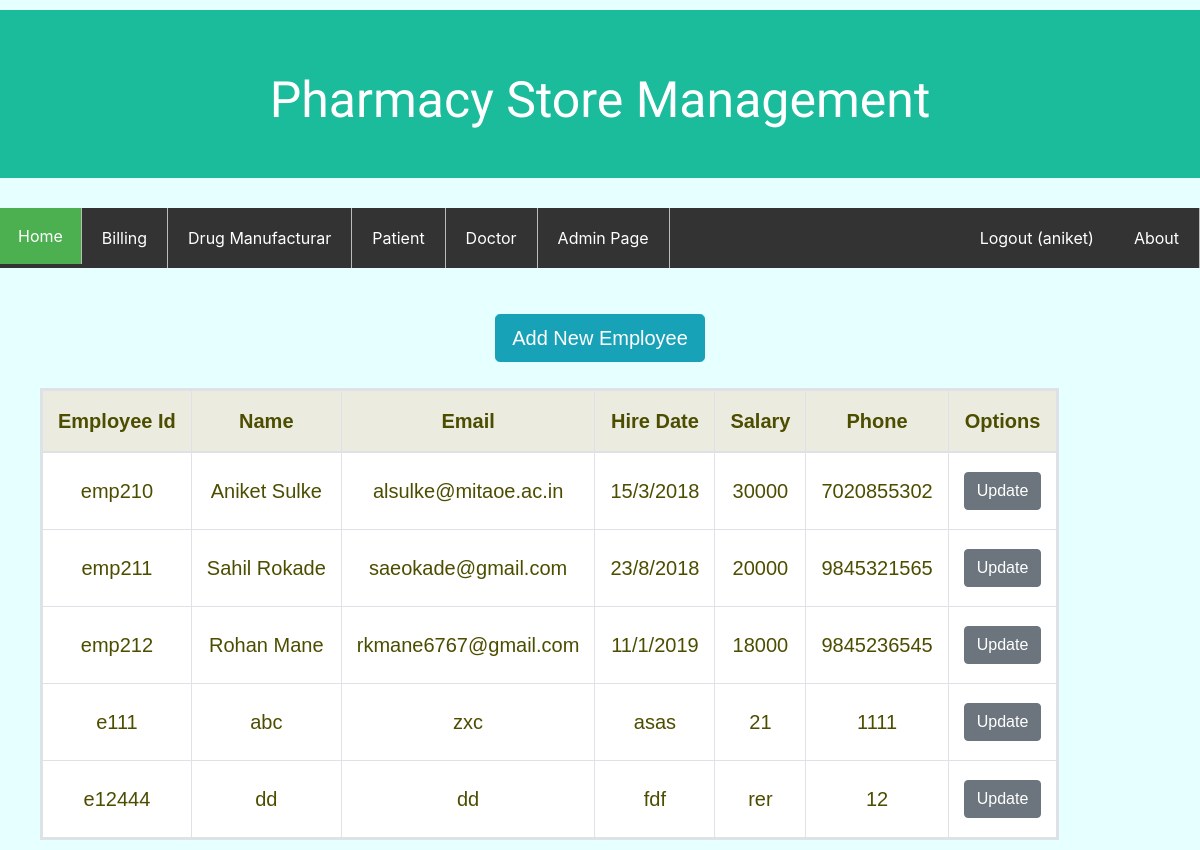
The page /employee/ (signed in) on the database its author committed.
### blog/models.py (models this page shows, shortened)
class employess(models.Model) :
	employee_id = models.CharField(max_length = 10, primary_key = True)
	employee_name = models.CharField(max_length = 25)
	email = models.CharField(max_length = 20)
	hire_date = models.CharField(max_length = 10)
	salary = models.CharField(max_length = 10)
	phone = models.CharField(max_length = 10)

### blog/views.py (the view)
# urls.py: path('employee/', PostListView_e.as_view(), name = 'employee' ),
class PostListView_e(LoginRequiredMixin, ListView) :
	model = employess
	template_name = 'blog/employee.html'
	context_object_name = 'posts_emp'

### blog/templates/blog/employee.html (shortened to what this page needs)
{% extends "blog/base.html"%}
{%block content%}
	<div class="container">
	 <a href="{% url 'employee-view' %}" class="btn btn-info btn-lg mb-3">
           Add New Employee
       </a>
     </div>
		<table class="table-bordered" cellpadding="15" style="background-color: white; border-width: 3px">
			<thead style="background-color: #ebebe0">
				<th>Employee Id</th>
				<th>Name</th>
				<th>Email</th>
				<th>Hire Date</th>
				<th>Salary</th>
				<th>Phone</th>
				<th>Options</th>
			</thead>
			{%for post in posts_emp%}
			<tr>
				<td>{{post.employee_id}}</td>
				<td>{{post.employee_name}}</td>
				<td>{{post.email}}</td>
				<td>{{post.hire_date}}</td>
				<td>{{post.salary}}</td>
				<td>{{post.phone}}</td>
				<td>
					<a class="btn btn-secondary mt-1 mb-1" href="{% url 'employee-update' post.employee_id%}">Update</a><br>
				</td>
			</tr>
			{%endfor%}
		</table>
{%endblock content%}

### blog/templates/blog/base.html (shortened to what this page needs)
{% load static %}
<!DOCTYPE html>
<html>
<head>
    <link rel="stylesheet" href="https://maxcdn.bootstrapcdn.com/bootstrap/4.0.0/css/bootstrap.min.css">
	<link rel="stylesheet" type="text/css" href="{% static 'blog/main.css' %}">
</head>
<body>
	<div class="header">
		<h1>Pharmacy Store Management</h1>
	</div>
	<ul>
	  <li><a class="active" href="{% url 'blog-homepage' %}">Home</a></li>
	  <li><a class="navbar" href="{% url 'bill' %}">Billing</a></li>
	  <li><a class="navbar" href="{% url 'company' %}">Drug Manufacturar</a></li>
	  <li><a class="navbar" href="{% url 'patient' %}">Patient</a></li>
	  <li><a class="navbar" href="{% url 'blog-home' %}">Doctor</a></li>
	  <li><a class="navbar" href="{% url 'employee' %}">Admin Page</a></li>
	  <li style="float:right"><a class= "navbar" href="{% url 'about-us' %}">About</a></li>
	  {%if user.is_authenticated %}
	  	<li style="float: right"><a class="navbar" href="{% url 'logout' %}">Logout ({{ user }})</a>
	  {%else%}
	  	<li style="float:right"><a class= "navbar" href="{% url 'login'%}">Login</a></li>
	  {%endif%}
	</ul>
	<div class = "container">
	{% block content %} {% endblock %}
</body>
</html>

### blog/static/blog/main.css (style rules this page uses)
body { background-color: #e6ffff; text-align: center; }
ul { list-style-type: none; margin: 20; margin-top: 30px; padding: 0; overflow: hidden; background-color: #333; }
div.container { padding: 10px; }
h1 { color: #4d4d00; margin-top: 20px; }
div { color: #4d4d00; margin-top: 10px; font-family: arial; font-size: 20px; padding: 0; }
li { float: left; border-right:1px solid #bbb; }
li:last-child { border-right: none; }
.header { padding: 40px; text-align: center; background: #1abc9c; color: white; }
.header h1 { font-size: 50px; font-family: IM Fell DW Pica; color: white; }
li a.navbar { display: block; color: white; text-align: center; padding: 18px 20px; text-decoration: none; }
.active { background-color: #4CAF50; display: block; color: white; text-align: center; padding: 16px 18px; text-decoration: none; }

### rows shown on the page
employess: employee_id "emp210", employee_name "Aniket Sulke", email "alsulke@mitaoe.ac.in", hire_date "15/3/2018", salary "30000", phone "7020855302"
employess: employee_id "emp211", employee_name "Sahil Rokade", email "saeokade@gmail.com", hire_date "23/8/2018", salary "20000", phone "9845321565"
employess: employee_id "emp212", employee_name "Rohan Mane", email "rkmane6767@gmail.com", hire_date "11/1/2019", salary "18000", phone "9845236545"
employess: employee_id "e111", employee_name "abc", email "zxc", hire_date "asas", salary "21", phone "1111"
employess: employee_id "e12444", employee_name "dd", email "dd", hire_date "fdf", salary "rer", phone "12"

### other values the page prints
{{ user }} "aniket"
